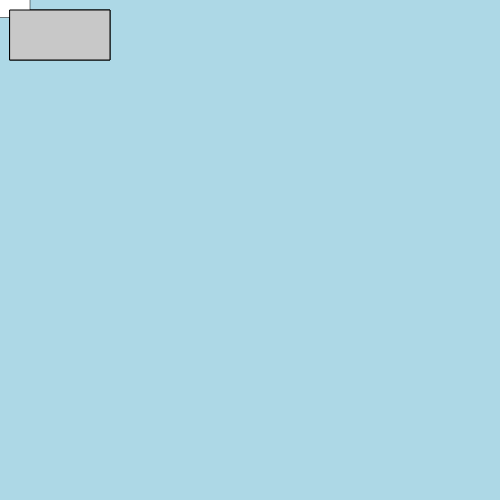
Frame 1 (no input)
Frame 60 (no input): identical to frame 1, image omitted
Frame 120 (the mouse pressed at the canvas centre since frame 60): identical to frame 1, image omitted

The p5.js sketch that drew this single still picture (run headless with seeded random() and noise() and a simulated clock; from frame 60 on, the mouse is pressed at the canvas centre):

// p5.js sketch
// ── sketch.js
let canvasSize = 500;

function setup() { 
  createCanvas(canvasSize, canvasSize);
  angleMode(DEGREES);
}

function draw() {
  background("lightblue");
  fill(200);
  rect(10, 10, 100, 50);
  push();

  fill(255);
  scale(.5, .5);
  rectMode(CENTER);
  rect(10, 10, 100, 50);


  pop();
  rect(10, 10, 100, 50);
  
}
